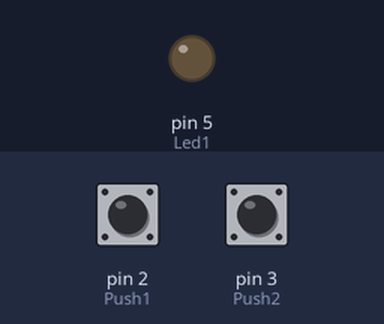
Bench run of a sketch on a simulated Arduino Uno, built with avr-gcc and run on an emulated ATmega328P. Shown: output pins drawn as LEDs (lit = HIGH). Dashed ring = blinking. Inputs (shaded band) come from the test bench; at power-on: pin 3 (Push2) HIGH, pin 2 (Push1) HIGH.

Above: at 1.2 s.
1.3 s: pin 3 (Push2) pulled LOW for 1 s
At 2.6 s:
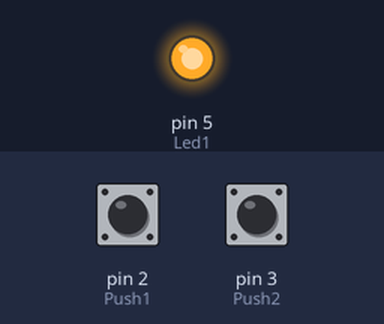
3.8 s: pin 3 (Push2) pulled LOW for 0.15 s
At 5.0 s:
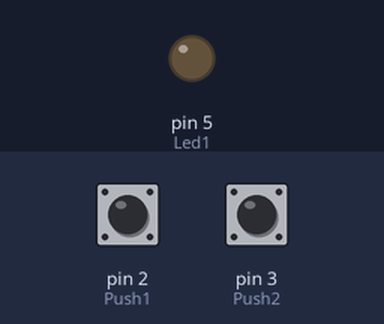
5.4 s: pin 2 (Push1) pulled LOW for 3.2 s
At 5.5 s:
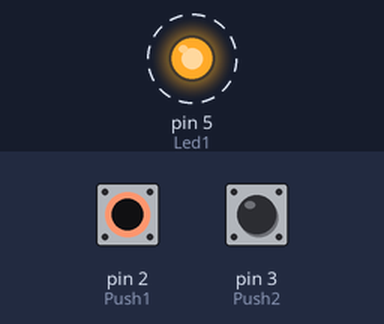
10.1 s: pin 3 (Push2) pulled LOW for 3.2 s
At 12.0 s:
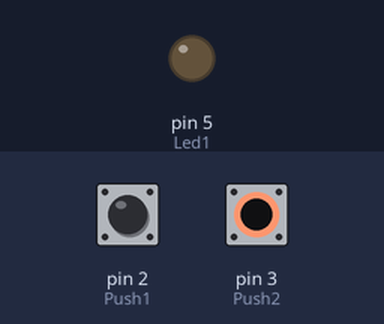
Timing chart, 0 to 13.5 s (numbered marks = the images above; inputs shaded):
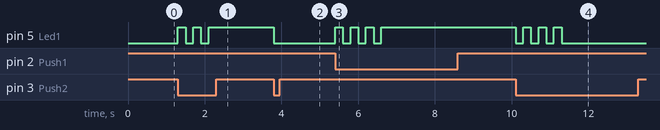

Measured:
- after the input at 1.3 s, pin 5 (Led1): alternates HIGH for 0.20 s and LOW for 0.20 s, 5 changes in all, then stays HIGH, starting at once
- after the input at 3.8 s, pin 5 (Led1): HIGH → LOW at once
- after the input at 5.4 s, pin 5 (Led1): alternates HIGH for 0.20 s and LOW for 0.20 s, 7 changes in all, then stays HIGH, starting at once
- after the input at 10.1 s, pin 5 (Led1): alternates HIGH for 0.20 s and LOW for 0.20 s, 7 changes in all, then stays LOW, starting at once

The sketch:

cud.ino
```cpp
// (licence header left out)
#define Led1 5 // works on 0
#define Push1 2 // works on 0
#define Push2 3 // works on 0
#define Push1On !digitalRead (Push1) // works on 0
#define Push2On !digitalRead (Push2) // works on 0
#define Led1On digitalWrite (Led1, HIGH)
#define Led1Off digitalWrite (Led1, LOW)

void setup() {
  pinMode (Led1, OUTPUT);
  pinMode (Push1, INPUT);
  pinMode (Push2, INPUT);
}
byte counter = 6;
void loop() {
  if (Push1On) {
    if (counter < 7) {
      counter ++;
      if (counter & 0x01) Led1On ;
      else Led1Off ;
      delay (200);
    }
  }
  if (Push2On) {
    if (counter >0) {
      counter --;
      if (counter & 0x01) Led1On ;
      else Led1Off ;
      delay (200);
    }
  }
}
```
